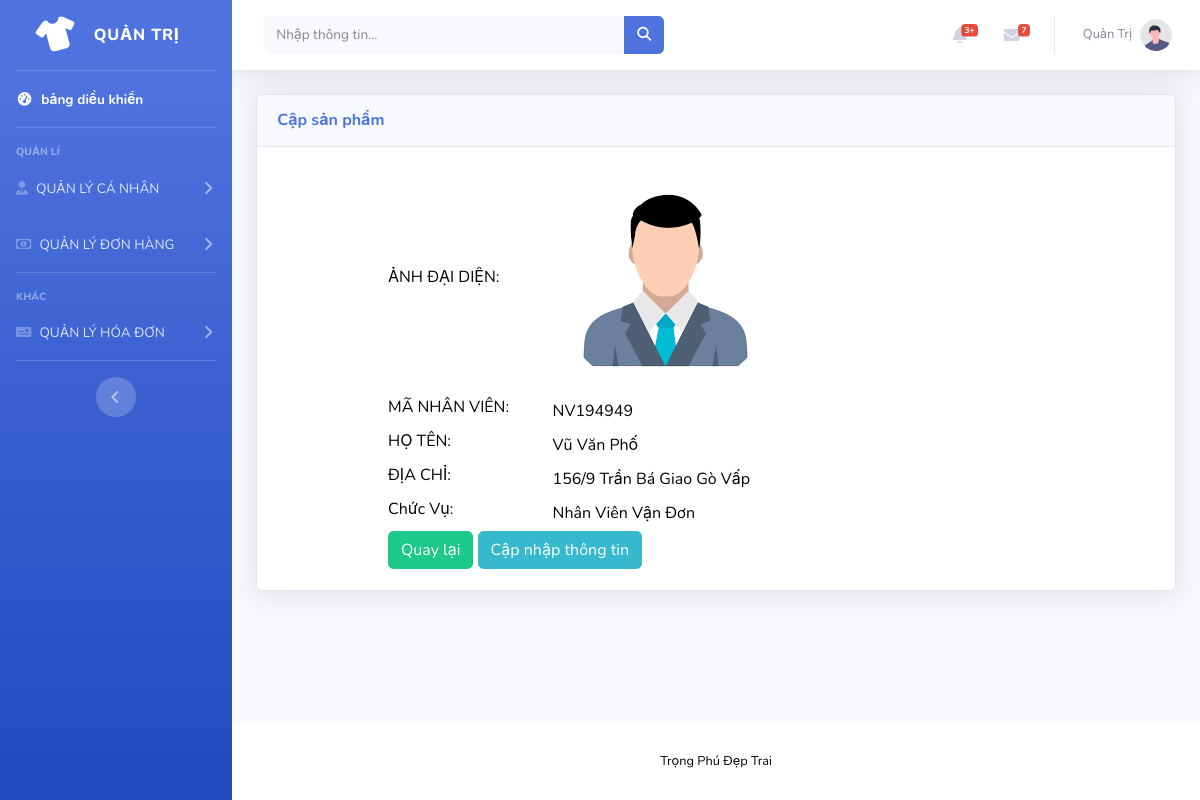
The page /admin/CT_nhanvien.php (signed in) on the database its author committed.
### tables this page shows
CREATE TABLE `nhanvienvandon` (
  `MaNV` varchar(255) NOT NULL,
  `TaiKhoan` varchar(255) NOT NULL,
  `HoTen` varchar(255) NOT NULL,
  `SDT` int(10) NOT NULL,
  `DiaChi` varchar(255) NOT NULL,
  `Hinh` varchar(50) NOT NULL
);

CREATE TABLE `phanquyen` (
  `MaQuyen` int(10) NOT NULL,
  `TenQuyen` varchar(50) NOT NULL
);

### admin/class/cls_shop.php (called while the page is built, shortened)
<?php
class SHOP
{
	private function connect()
	{
    $hostname = "localhost";
    $username = "phugacod_phugacod_quanao";
    $password = "/*Phu@143*";
    $dbname = "phugacod_quanao";
		$conn = mysqli_connect($hostname, $username, $password, $dbname);
		if (!$conn) {
			echo "Database connection error" . mysqli_connect_error();
			exit();
		} else {
			mysqli_select_db($conn, $dbname);
			mysqli_set_charset($conn, 'UTF8');
			return $conn;
		}
	}
	public function laycot($sql)
	{
		$link = $this->connect();
		$ketqua = mysqli_query($link, $sql);
		$i = mysqli_num_rows($ketqua);
		$giaitri = '';
		if ($i > 0) {
			while ($row = mysqli_fetch_array($ketqua)) {
				$id = $row[0];
				$giaitri = $id;
			}
		}
		return $giaitri;
	}
}

### admin/CT_nhanvien.php (the view, shortened to what this page needs)
<!DOCTYPE html>
<html lang="en">
    <?php
        include_once('./layout/head.php');
    ?>
    <body id="page-top">
        <div id="wrapper">
            <?php
                include_once('./layout/nav_NV.php')
            ?>
            <div id="content-wrapper" class="d-flex flex-column">
                <div id="content">
                    <?php
                        include_once('./layout/topbar.php')
                    ?>
                    <div class="container-fluid">
                        <div class="card shadow mb-4">
                            <div class="card-header py-3">
                                <h6 class="m-0 font-weight-bold text-primary">Cập sản phẩm</h6>
                            </div>
                            <div class="card-body">
                                <div class="table-responsive d-flex justify-content-center">
                                    <div class=" w-75">
                                        <form action="" method="post" enctype="multipart/form-data" name="form1"
                                            id="form1">
                                            <table class="w-100">
                                                <tbody class="w-100">
                                                    <tr>
                                                        <td class="w-25"><label for="MaNhanVien">ẢNH ĐẠI DIỆN:</label>
                                                        </td>
                                                        <td class="w-75">
                                                            <img src="./img/<?php echo $p->laycot("SELECT Hinh FROM nhanvienvandon WHERE TaiKhoan = '{$_SESSION['TaiKhoan']}'"); ?>"
                                                                alt="Cập nhập ảnh đi" class="rounded-circle">
                                                        </td>
                                                    </tr>
                                                    <tr>
                                                        <td class="w-25"><label for="MaNhanVien">MÃ NHÂN VIÊN:</label>
                                                        </td>
                                                        <td class="w-75">
                                                            <?php echo $p->laycot("SELECT MaNV FROM nhanvienvandon WHERE TaiKhoan = '{$_SESSION['TaiKhoan']}'"); ?>
                                                        </td>
                                                    </tr>
                                                    <tr>
                                                        <td class="w-25"><label for="HoTen">HỌ TÊN:</label>
                                                        </td>
                                                        <td class="w-75">
                                                            <?php echo $p->laycot("SELECT HoTen FROM nhanvienvandon WHERE TaiKhoan = '{$_SESSION['TaiKhoan']}'"); ?>
                                                        </td>
                                                    </tr>
                                                    <tr>
                                                        <td class="w-25"><label for="DiaChi">ĐỊA CHỈ:</label>
                                                        </td>
                                                        <td class="w-75">
                                                            <?php echo $p->laycot("SELECT DiaChi FROM nhanvienvandon WHERE TaiKhoan = '{$_SESSION['TaiKhoan']}'"); ?>
                                                        </td>
                                                    </tr>
                                                    <tr>
                                                        <td class="w-25"><label for="ChucVu">Chức Vụ:</label>
                                                        </td>
                                                        <td class="w-75">
                                                            <?php echo $p->laycot("SELECT TenQuyen FROM phanquyen
                                                            INNER JOIN taikhoan ON phanquyen.MaQuyen = taikhoan.PhanQuyen
                                                            WHERE TaiKhoan = '{$_SESSION['TaiKhoan']}'"); ?>
                                                        </td>
                                                    </tr>
                                                    <tr>
                                                        <td class="w-100 text-left" colspan="2">
                                                            <a class="btn btn-success" href="index.php" role="button">
                                                                Quay lại
                                                            </a>
                                                            <a class="btn btn-info"
                                                                href="Update_nhanvien.php?id=<?php echo $_SESSION['id'] ?>"
                                                                role="button">
                                                                Cập nhập thông tin
                                                            </a>
                                                        </td>
                                                    </tr>
                                                </tbody>
                                            </table>
                                        </form>
                                    </div>
                                </div>
                            </div>
                        </div>
                    </div>
                </div>
                <?php
                    include_once('./layout/footer.php');
                ?>
            </div>
        </div>
    </body>
</html>

### rows shown on the page
nhanvienvandon: Hinh (picture), MaNV "NV194949", HoTen "Vũ Văn Phố", DiaChi "156/9 Trần Bá Giao Gò Vấp"
phanquyen: TenQuyen "Nhân Viên Vận Đơn"
